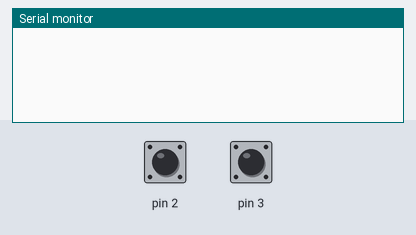
Simulated run of this sketch. Board: Arduino Uno, built with avr-gcc and run on an emulated ATmega328P. Parts: the last lines printed to the serial monitor. The inputs (shaded band) are chosen by the test bench; at power-on: pin 2 HIGH, pin 3 HIGH.

Above: at 1.2 s.
1.3 s: pin 2 pulled LOW for 0.15 s
At 3.0 s:
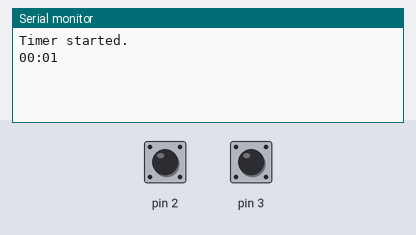
3.7 s: pin 3 pulled LOW for 0.15 s
At 4.0 s:
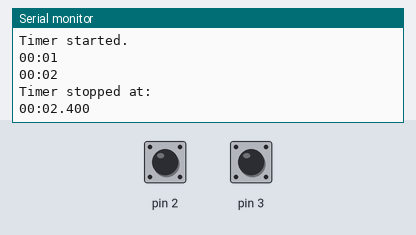
5.3 s: pin 2 pulled LOW for 1 s
At 5.8 s:
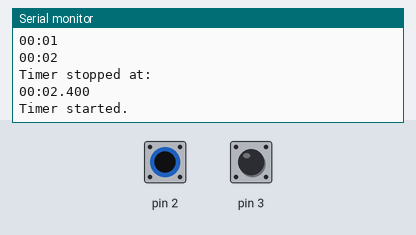
Timing chart, 0 to 8.3 s (numbered marks = the images above; inputs shaded):
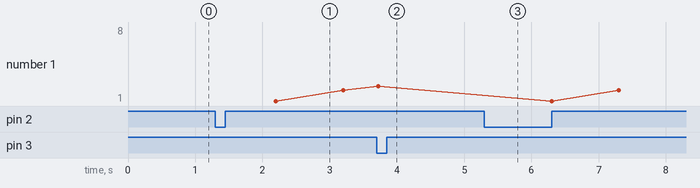

The sketch:

stop-watch.ino
```cpp
#include <avr/interrupt.h>

#define TENTH_OF_A_SECOND 6250

enum State {
    IDLE,
    START,
    PRINT_TIME,
    STOP
};

using Time = struct {
    uint8_t minutes;
    uint8_t seconds;
    uint8_t millis;
};

volatile uint64_t timerTicks = 0;
volatile State state = 0;

// Having a simple global state for the time
// where only the ticks are tracked and then
// deriving the desired output from it when
// required is preferrable to tracking minutes,
// seconds and milliseconds separately. It requires
// some more computation, but is much less error prone
// and cleaner.
void makeTime(uint64_t ticks, Time* const time) {
    uint8_t minutes = ticks / 600;
    ticks %= 600;
    uint8_t seconds = ticks / 10;
    ticks %= 10;

    *time = { minutes, seconds, ticks };
}

String timeToString(const Time* const time, bool showMilliseconds) {
    // Helper function to pad time units with zeros in case they're only one digit long
    static auto formatTimeUnit = [](uint8_t timeUnit) {
        return timeUnit < 10 ?
                   String(0) + String(timeUnit) :
                   String(timeUnit);
    };

    String timeString = formatTimeUnit(time->minutes) +
                        ":" +
                        formatTimeUnit(time->seconds);

    if (showMilliseconds)
        timeString += String(".") +
                      String(time->millis) +
                      String("00");

    return timeString;
}

void printTime(uint64_t ticks, bool showMilliseconds = false) {
    static Time time;
    makeTime(ticks, &time);

    Serial.println(timeToString(&time, showMilliseconds));
}

void setup() {
    // Crear TCCR1A for no pin compares
    // WGM10 and WGM11 to 0 for compare mode
    TCCR1A = 0;
    // Set WGM12 for compare mode
    TCCR1B = (1 << WGM12);
    // Enable compare interrupts
    TIMSK1 = (1 << OCIE1A);
    // Compare register to a value
    // that triggers an interrupt every 100ms with pre-scaler at 256
    OCR1A = TENTH_OF_A_SECOND;

    // Falling edge trigger for pin 2 and pin 3
    EICRA = (1 << ISC01) | (1 << ISC11);
    // Enable both interrupts
    EIMSK = (1 << INT0) | (1 << INT1);

    // Set pins 2 and 3 to input
    DDRD &= ~((1 << DDD2) | (1 << DDD3));
    // Enable pull-up resistors
    PORTD = (1 << PORTD2) | (1 << PORTD3);

    sei();
    Serial.begin(9600);
}

void loop() {
    switch (state) {
    case IDLE:
        break;
    case START:
        Serial.println("Timer started.");
        state = IDLE;
        break;
    case PRINT_TIME:
        printTime(timerTicks);
        state = IDLE;
        break;
    case STOP:
        Serial.println("Timer stopped at:");
        printTime(timerTicks, true);
        timerTicks = 0;
        state = IDLE;
        break;
    default:
        ;
    }

}

ISR(TIMER1_COMPA_vect) {
    // Counts up to 10 for every second
    static volatile uint8_t secondCounter = 0;

    // Tick counter was reset, also reset secondCounter
    if (timerTicks == 0)
        secondCounter = 0;

    timerTicks++;

    if (++secondCounter == 10) {
        secondCounter = 0;
        state = PRINT_TIME;
    }
}

// Start timer with pin 2
ISR(INT0_vect) {
    // Exit early if timer is already running
    if (TCCR1B & (1 << CS12))
        return;

    // Start timer
    TCCR1B |= (1 << CS12);
    // Clear pin 3 interrupt flag
    EIFR |= (1 << INTF1);
    // Enable pin 3 interrupts again
    EIMSK |= (1 << INT1);

    state = START;
}

// Stop timer with pin 3
ISR(INT1_vect) {
    // Exit early if timer is not running
    if ( !(TCCR1B & (1 << CS12)) )
        return;

    // Stop timer
    TCCR1B &= ~(1 << CS12);
    // Reset timer counter
    TCNT1 = 0;

    // Disable further interrupts from pin 3
    EIMSK &= ~(1 << INT1);

    state = STOP;
}
```

Measured:
- after the input at 1.3 s, the serial monitor: prints a new line at once (image 1)
- after the input at 3.7 s, the serial monitor: prints a new line at once (image 2)
- after the input at 5.3 s, the serial monitor: prints a new line at once (image 3)
- plotted number 1: 2 → 2.4 after the input at 3.7 s, 2.4 → 8 after the input at 5.3 s
